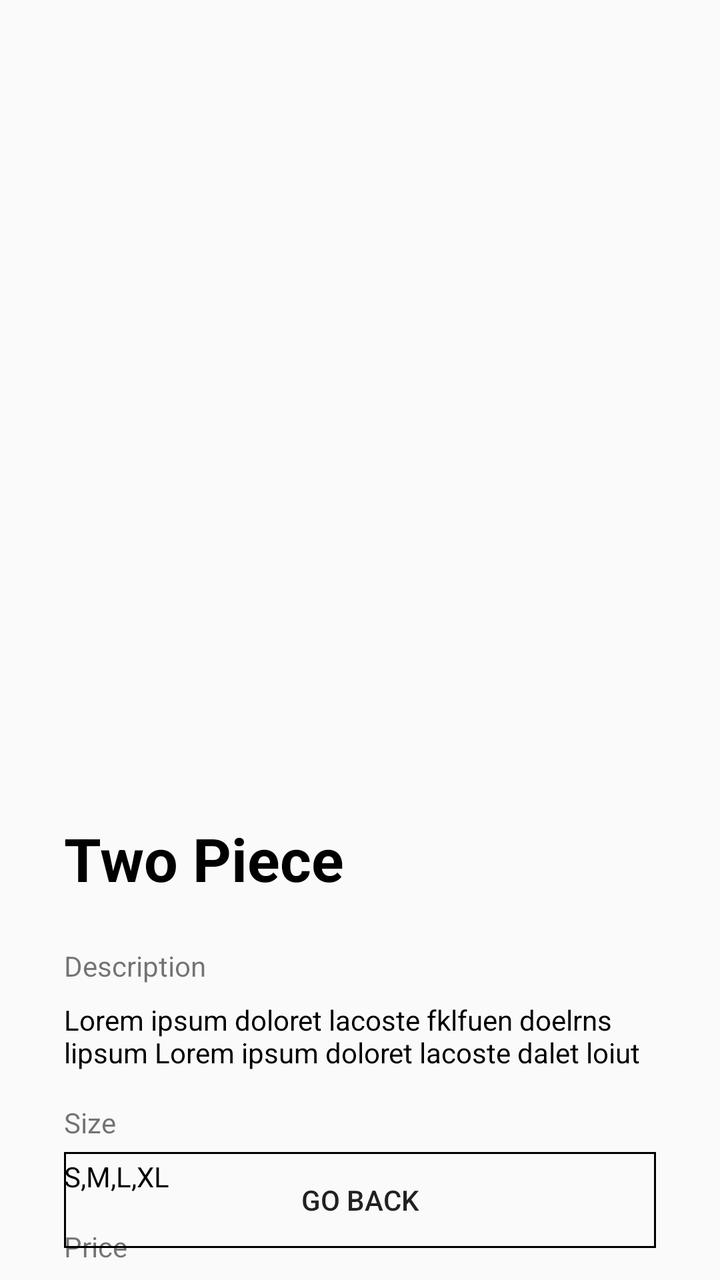
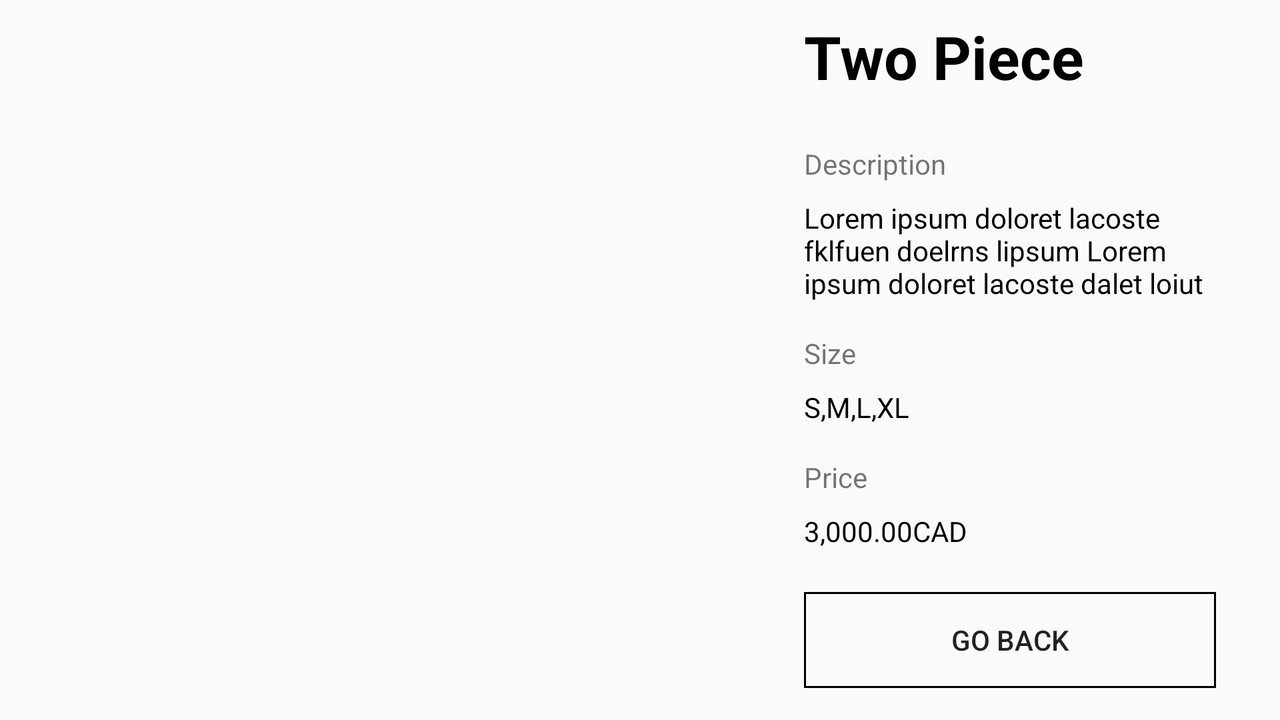

One screen, two layout resources from the same app: the default and the repository's alternative for another configuration. Each is rendered where Android would select it; the XML of both is given below.
<!-- AndroidManifest.xml: application theme Theme.Olayiwola_Olanrewaju_Project -->
<!-- res/layout/product_detail.xml -->
<?xml version="1.0" encoding="utf-8"?>
<androidx.constraintlayout.widget.ConstraintLayout xmlns:android="http://schemas.android.com/apk/res/android"
    xmlns:app="http://schemas.android.com/apk/res-auto"
    xmlns:tools="http://schemas.android.com/tools"
    android:layout_width="match_parent"
    android:layout_height="match_parent">

    <androidx.constraintlayout.widget.Guideline
        android:id="@+id/guideline3"
        android:layout_width="wrap_content"
        android:layout_height="wrap_content"
        android:orientation="vertical"
        app:layout_constraintGuide_begin="16dp" />

    <androidx.constraintlayout.widget.Guideline
        android:id="@+id/guideline4"
        android:layout_width="wrap_content"
        android:layout_height="wrap_content"
        android:orientation="vertical"
        app:layout_constraintGuide_end="16dp" />

    <androidx.viewpager2.widget.ViewPager2
        android:id="@+id/viewPager2"
        android:layout_width="349dp"
        android:layout_height="361dp"
        android:layout_marginTop="24dp"
        app:layout_constraintEnd_toStartOf="@+id/guideline4"
        app:layout_constraintStart_toStartOf="@+id/guideline3"
        app:layout_constraintTop_toTopOf="parent" />

    <TextView
        android:id="@+id/productDetailName"
        android:layout_width="0dp"
        android:layout_height="wrap_content"
        android:layout_marginStart="16dp"
        android:layout_marginTop="24dp"
        android:layout_marginEnd="16dp"
        android:text="Two Piece"
        android:textColor="@color/black"
        android:textSize="30dp"
        android:textStyle="bold"
        app:layout_constraintEnd_toStartOf="@+id/guideline4"
        app:layout_constraintHorizontal_bias="0.351"
        app:layout_constraintStart_toStartOf="@+id/guideline3"
        app:layout_constraintTop_toBottomOf="@+id/viewPager2" />

    <TextView
        android:id="@+id/textView5"
        android:layout_width="0dp"
        android:layout_height="wrap_content"
        android:layout_marginStart="16dp"
        android:layout_marginTop="24dp"
        android:layout_marginEnd="16dp"
        android:text="Description"
        app:layout_constraintEnd_toStartOf="@+id/guideline4"
        app:layout_constraintStart_toStartOf="@+id/guideline3"
        app:layout_constraintTop_toBottomOf="@+id/productDetailName" />

    <TextView
        android:id="@+id/productDetailDescription"
        android:layout_width="0dp"
        android:layout_height="wrap_content"
        android:layout_marginStart="16dp"
        android:layout_marginTop="8dp"
        android:layout_marginEnd="16dp"
        android:textColor="@color/black"
        android:text="Lorem ipsum doloret lacoste fklfuen doelrns lipsum Lorem ipsum doloret lacoste dalet loiut"
        app:layout_constraintEnd_toStartOf="@+id/guideline4"
        app:layout_constraintStart_toStartOf="@+id/guideline3"
        app:layout_constraintTop_toBottomOf="@+id/textView5" />

    <TextView
        android:id="@+id/textView7"
        android:layout_width="0dp"
        android:layout_height="wrap_content"
        android:layout_marginStart="16dp"
        android:layout_marginTop="16dp"
        android:layout_marginEnd="16dp"
        android:text="Size"
        app:layout_constraintEnd_toStartOf="@+id/guideline4"
        app:layout_constraintStart_toStartOf="@+id/guideline3"
        app:layout_constraintTop_toBottomOf="@+id/productDetailDescription" />

    <TextView
        android:id="@+id/productDetailSize"
        android:layout_width="0dp"
        android:layout_height="wrap_content"
        android:layout_marginStart="16dp"
        android:layout_marginTop="8dp"
        android:layout_marginEnd="16dp"
        android:text="S,M,L,XL"
        android:textColor="@color/black"
        app:layout_constraintEnd_toStartOf="@+id/guideline4"
        app:layout_constraintStart_toStartOf="@+id/guideline3"
        app:layout_constraintTop_toBottomOf="@+id/textView7" />

    <TextView
        android:id="@+id/textView9"
        android:layout_width="0dp"
        android:layout_height="wrap_content"
        android:layout_marginStart="16dp"
        android:layout_marginTop="16dp"
        android:layout_marginEnd="16dp"
        android:text="Price"
        app:layout_constraintEnd_toStartOf="@+id/guideline4"
        app:layout_constraintStart_toStartOf="@+id/guideline3"
        app:layout_constraintTop_toBottomOf="@+id/productDetailSize" />

    <TextView
        android:id="@+id/productDetailPrice"
        android:layout_width="0dp"
        android:layout_height="wrap_content"
        android:layout_marginStart="16dp"
        android:layout_marginTop="8dp"
        android:layout_marginEnd="16dp"
        android:text="3,000.00CAD"
        android:textColor="@color/black"
        app:layout_constraintEnd_toStartOf="@+id/guideline4"
        app:layout_constraintStart_toStartOf="@+id/guideline3"
        app:layout_constraintTop_toBottomOf="@+id/textView9" />

    <Button
        android:id="@+id/canceldetails"
        android:layout_width="0dp"
        android:layout_height="wrap_content"
        android:layout_marginStart="16dp"
        android:layout_marginEnd="16dp"
        android:layout_marginBottom="16dp"
        android:background="@drawable/border"
        android:text="Go Back"
        app:layout_constraintBottom_toBottomOf="parent"
        app:layout_constraintEnd_toStartOf="@+id/guideline4"
        app:layout_constraintStart_toStartOf="@+id/guideline3" />
</androidx.constraintlayout.widget.ConstraintLayout>
<!-- resources referenced by this layout -->
<resources>
  <color name="black">#FF000000</color>
  <!-- drawable border (drawable) -->
  <?xml version="1.0" encoding="utf-8"?>
  <shape xmlns:android="http://schemas.android.com/apk/res/android">
      <padding android:left="10dp" android:right="10dp" android:top="10dp" android:bottom="10dp"/>
      <stroke android:width="1dp" android:color="#000000"/>
  </shape>
  <style name="Theme.Olayiwola_Olanrewaju_Project" parent="Theme.MaterialComponents.DayNight.NoActionBar.Bridge">
          
          <item name="colorPrimary">@color/purple_500</item>
          <item name="colorPrimaryVariant">@color/dark_login</item>
          <item name="colorOnPrimary">@color/white</item>
          
          <item name="colorSecondary">@color/teal_200</item>
          <item name="colorSecondaryVariant">@color/teal_700</item>
          <item name="colorOnSecondary">@color/black</item>
          
          <item name="android:statusBarColor" tools:targetApi="l">?attr/colorPrimaryVariant</item>
          
      </style>
  <color name="purple_500">#FF6200EE</color>
  <color name="dark_login">#000000</color>
  <color name="white">#FFFFFFFF</color>
  <color name="teal_200">#FF03DAC5</color>
  <color name="teal_700">#FF018786</color>
</resources>
<!-- res/layout-land/product_detail.xml (the repository's variant of the layout above) -->
<!-- drawn on the phone turned sideways -->
<?xml version="1.0" encoding="utf-8"?>
<androidx.constraintlayout.widget.ConstraintLayout xmlns:android="http://schemas.android.com/apk/res/android"
    xmlns:app="http://schemas.android.com/apk/res-auto"
    xmlns:tools="http://schemas.android.com/tools"
    android:layout_width="match_parent"
    android:layout_height="match_parent">

    <androidx.constraintlayout.widget.Guideline
        android:id="@+id/guideline3"
        android:layout_width="wrap_content"
        android:layout_height="wrap_content"
        android:orientation="vertical"
        app:layout_constraintGuide_begin="16dp" />

    <androidx.constraintlayout.widget.Guideline
        android:id="@+id/guideline4"
        android:layout_width="wrap_content"
        android:layout_height="wrap_content"
        android:orientation="vertical"
        app:layout_constraintGuide_end="16dp" />

    <androidx.viewpager2.widget.ViewPager2
        android:id="@+id/viewPager2"
        android:layout_width="339dp"
        android:layout_height="343dp"
        android:layout_marginTop="28dp"
        android:layout_marginBottom="16dp"
        app:layout_constraintBottom_toBottomOf="parent"
        app:layout_constraintEnd_toStartOf="@+id/guideline11"
        app:layout_constraintHorizontal_bias="0.446"
        app:layout_constraintStart_toStartOf="@+id/guideline3"
        app:layout_constraintTop_toTopOf="parent"
        app:layout_constraintVertical_bias="0.0" />

    <TextView
        android:id="@+id/productDetailName"
        android:layout_width="0dp"
        android:layout_height="wrap_content"
        android:layout_marginTop="8dp"
        android:text="Two Piece"
        android:textColor="@color/black"
        android:textSize="30dp"
        android:textStyle="bold"
        app:layout_constraintEnd_toStartOf="@+id/guideline4"
        app:layout_constraintStart_toStartOf="@+id/guideline11"
        app:layout_constraintTop_toTopOf="parent" />

    <TextView
        android:id="@+id/textView5"
        android:layout_width="0dp"
        android:layout_height="wrap_content"
        android:layout_marginTop="24dp"
        android:layout_marginEnd="16dp"
        android:text="Description"
        app:layout_constraintEnd_toStartOf="@+id/guideline4"
        app:layout_constraintStart_toStartOf="@+id/guideline11"
        app:layout_constraintTop_toBottomOf="@+id/productDetailName" />

    <TextView
        android:id="@+id/productDetailDescription"
        android:layout_width="0dp"
        android:layout_height="wrap_content"
        android:layout_marginTop="8dp"
        android:layout_marginEnd="16dp"
        android:text="Lorem ipsum doloret lacoste fklfuen doelrns lipsum Lorem ipsum doloret lacoste dalet loiut"
        android:textColor="@color/black"
        app:layout_constraintEnd_toStartOf="@+id/guideline4"
        app:layout_constraintStart_toStartOf="@+id/guideline11"
        app:layout_constraintTop_toBottomOf="@+id/textView5" />

    <TextView
        android:id="@+id/textView7"
        android:layout_width="0dp"
        android:layout_height="wrap_content"
        android:layout_marginTop="16dp"
        android:layout_marginEnd="16dp"
        android:text="Size"
        app:layout_constraintEnd_toStartOf="@+id/guideline4"
        app:layout_constraintStart_toStartOf="@+id/guideline11"
        app:layout_constraintTop_toBottomOf="@+id/productDetailDescription" />

    <TextView
        android:id="@+id/productDetailSize"
        android:layout_width="0dp"
        android:layout_height="wrap_content"
        android:layout_marginTop="8dp"
        android:layout_marginEnd="16dp"
        android:text="S,M,L,XL"
        android:textColor="@color/black"
        app:layout_constraintEnd_toStartOf="@+id/guideline4"
        app:layout_constraintStart_toStartOf="@+id/guideline11"
        app:layout_constraintTop_toBottomOf="@+id/textView7" />

    <TextView
        android:id="@+id/textView9"
        android:layout_width="0dp"
        android:layout_height="wrap_content"
        android:layout_marginTop="16dp"
        android:layout_marginEnd="16dp"
        android:text="Price"
        app:layout_constraintEnd_toStartOf="@+id/guideline4"
        app:layout_constraintStart_toStartOf="@+id/guideline11"
        app:layout_constraintTop_toBottomOf="@+id/productDetailSize" />

    <TextView
        android:id="@+id/productDetailPrice"
        android:layout_width="0dp"
        android:layout_height="wrap_content"
        android:layout_marginTop="8dp"
        android:layout_marginEnd="16dp"
        android:text="3,000.00CAD"
        android:textColor="@color/black"
        app:layout_constraintEnd_toStartOf="@+id/guideline4"
        app:layout_constraintStart_toStartOf="@+id/guideline11"
        app:layout_constraintTop_toBottomOf="@+id/textView9" />

    <Button
        android:id="@+id/canceldetails"
        android:layout_width="0dp"
        android:layout_height="wrap_content"
        android:layout_marginEnd="16dp"
        android:layout_marginBottom="16dp"
        android:background="@drawable/border"
        android:text="Go Back"
        app:layout_constraintBottom_toBottomOf="parent"
        app:layout_constraintEnd_toStartOf="@+id/guideline4"
        app:layout_constraintStart_toStartOf="@+id/guideline11" />

    <androidx.constraintlayout.widget.Guideline
        android:id="@+id/guideline11"
        android:layout_width="wrap_content"
        android:layout_height="wrap_content"
        android:orientation="vertical"
        app:layout_constraintGuide_begin="402dp" />
</androidx.constraintlayout.widget.ConstraintLayout>
